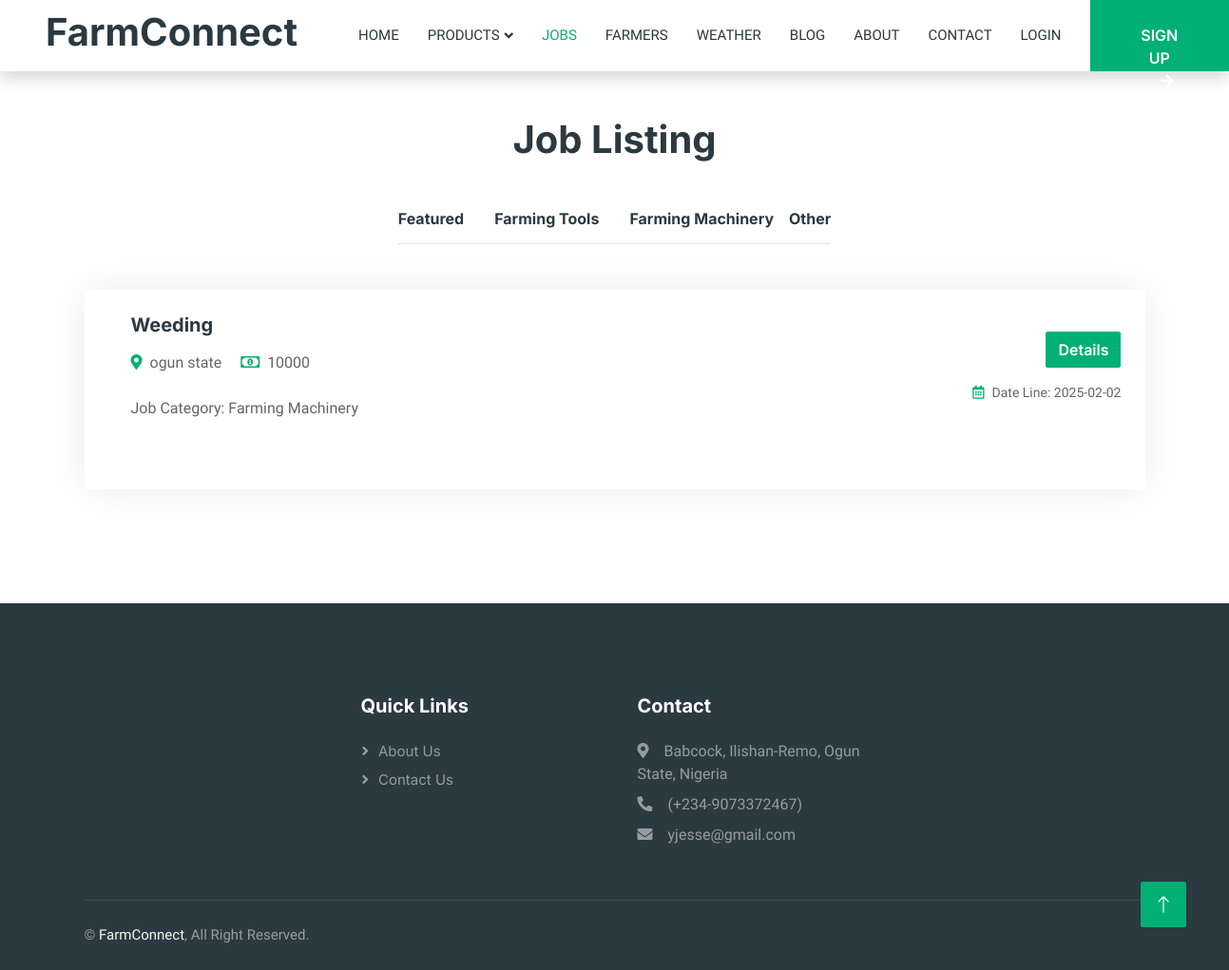
Screenshot of /job-list-farming-machinery.php with the database file from the repository.
### tables this page shows
CREATE TABLE `jobs` (
  `jobId` int(11) NOT NULL,
  `farmerId` int(11) NOT NULL,
  `jobType` varchar(100) NOT NULL,
  `jobCategory` varchar(100) NOT NULL,
  `jobDescription` varchar(150) NOT NULL,
  `jobResponsibility` varchar(255) NOT NULL,
  `farmLocation` varchar(250) NOT NULL,
  `dailyRate` int(11) NOT NULL,
  `creationDate` date NOT NULL,
  `dateLine` date NOT NULL
);

### job-list-farming-machinery.php (the view, shortened to what this page needs)
<?php
include 'connect.php';
?>
<!DOCTYPE html>
<html lang="en">
<head>
    <link href="https://cdnjs.cloudflare.com/ajax/libs/font-awesome/5.10.0/css/all.min.css" rel="stylesheet">
    <link href="https://cdn.jsdelivr.net/npm/bootstrap-icons@1.4.1/font/bootstrap-icons.css" rel="stylesheet">
    <link href="lib/animate/animate.min.css" rel="stylesheet">
    <link href="lib/owlcarousel/assets/owl.carousel.min.css" rel="stylesheet">
    <link href="css/bootstrap.min.css" rel="stylesheet">
    <link href="css/style.css" rel="stylesheet">
</head>
<body>
    <div class="container-xxl bg-white p-0">
        <?php
            if(!isset($_SESSION['role'])){
        ?>
                <nav class="navbar navbar-expand-lg bg-white navbar-light shadow sticky-top p-0">
                    <a href="Index.php" class="navbar-brand d-flex align-items-center text-center py-0 px-4 px-lg-5">
                        <h1>FarmConnect</h1>
                    </a>
                    <div class="collapse navbar-collapse" id="navbarCollapse">
                        <div class="navbar-nav ms-auto p-4 p-lg-0">
                            <a href="Index.php" class="nav-item nav-link">Home</a>
                            <div class="nav-item dropdown">
                                <a href="#" class="nav-link dropdown-toggle" data-bs-toggle="dropdown">Products</a>
                            </div>
                            <a href="job-list.php" class="nav-item nav-link active">Jobs</a>
                            <a href="Farmers.php" class="nav-item nav-link">Farmers</a>
                            <a href="Weather.php" class="nav-item nav-link">Weather</a>
                            <a href="Blog.php" class="nav-item nav-link">Blog</a>
                            <a href="About.php" class="nav-item nav-link">About</a>
                            <a href="Contact.php" class="nav-item nav-link">Contact</a>
                            <a href="./LoginAs.html" class="nav-item nav-link">Login</a>
                        </div>
                        <a href="SignUpRoles.html" class="btn btn-primary rounded-0 py-4 px-lg-5 d-lg-block">SIGN UP<i class="fa fa-arrow-right ms-3"></i></a>
                    </div>
                </nav>
        <?php
            }
        ?>
        <div class="container-xxl py-5">
                <div class="container">
                    <h1 class="text-center mb-5 wow fadeInUp" data-wow-delay="0.1s">Job Listing</h1>
                    <div class="tab-class text-center wow fadeInUp" data-wow-delay="0.3s">
                        <ul class="nav nav-pills d-inline-flex justify-content-center border-bottom mb-5">
                            <li class="nav-item">
                                <a class="d-flex align-items-center text-start mx-3 ms-0 pb-3" href="job-list.php">
                                    <h6 class="mt-n1 mb-0">Featured</h6>
                                </a>
                            </li>
                            <li class="nav-item">
                                <a class="d-flex align-items-center text-start mx-3 pb-3" href="job-list-farming-tools.php">
                                    <h6 class="mt-n1 mb-0">Farming Tools</h6>
                                </a>
                            </li>
                            <li class="nav-item">
                                <a class="d-flex align-items-center text-start mx-3 me-0 pb-3" href="job-list-farming-machinery.php">
                                    <h6 class="mt-n1 mb-0">Farming Machinery</h6>
                                </a>
                            </li>
                            <li class="nav-item">
                                <a class="d-flex align-items-center text-start mx-3 me-0 pb-3" href="job-list-other.php">
                                    <h6 class="mt-n1 mb-0">Other</h6>
                                </a>
                            </li>
                        </ul>
                        <div class="tab-content">
                            <div id="tab-1" class="tab-pane fade show p-0 active">
                                <div class="job-item p-4 mb-4">
                                    <?php
                                        $getJobs = "SELECT * FROM jobs WHERE jobCategory = 'Farming Machinery'";
                                        $getJobsResult = mysqli_query($conn, $getJobs);
                                        if ($getJobsResult && mysqli_num_rows($getJobsResult) > 0) {
                                            while ($row = mysqli_fetch_assoc($getJobsResult)) {
                                                $jobId = $row['jobId'];
                                                $jobType = htmlspecialchars($row['jobType']);
                                                $jobCategory = htmlspecialchars($row['jobCategory']);
                                                $dailyRate = htmlspecialchars($row['dailyRate']);
                                                $farmLocation = htmlspecialchars($row['farmLocation']);
                                                $dateLine = htmlspecialchars($row['dateLine']);
                                                echo '
                                                    <div class="row g-4">
                                                        <div class="col-sm-12 col-md-8 d-flex align-items-center">
                                                            <div class="text-start ps-4">
                                                                <h5 class="mb-3">' . $jobType . '</h5>
                                                                <span class="text-truncate me-3"><i class="fa fa-map-marker-alt text-primary me-2"></i>' . $farmLocation . '</span>
                                                                <span class="text-truncate me-0"><i class="far fa-money-bill-alt text-primary me-2"></i>' . $dailyRate . '</span></br></br>
                                                                <span class="text-truncate me-3">Job Category: ' . $jobCategory . '</span>
                                                            </div>
                                                        </div>
                                                        <div class="col-sm-12 col-md-4 d-flex flex-column align-items-start align-items-md-end justify-content-center">
                                                            <div class="d-flex mb-3">
                                                                <a class="btn btn-primary" href="job-detail.php?jobId=' . $jobId . '">Details</a>
                                                            </div>
                                                            <small class="text-truncate"><i class="far fa-calendar-alt text-primary me-2"></i>Date Line: ' . $dateLine . '</small>
                                                        </div>
                                                    </div></br></br>';
                                            }
                                        } else {
                                            echo "<p>No jobs available.</p>";
                                        }
                                    ?>
                                </div>
                            </div>
                        </div>
                    </div>
                </div>
            </div>
        <div class="container-fluid bg-dark text-white-50 footer pt-5 mt-5 wow fadeIn" data-wow-delay="0.1s">
            <div class="container py-5">
                <div class="row g-5" style="display: flex; align-items: start; justify-content: center;">
                    <div class="col-lg-3 col-md-6">
                        <h5 class="text-white mb-4">Quick Links</h5>
                        <a class="btn btn-link text-white-50" href="About.php">About Us</a>
                        <a class="btn btn-link text-white-50" href="Contact.php">Contact Us</a>
                    </div>
                    <div class="col-lg-3 col-md-6">
                        <h5 class="text-white mb-4">Contact</h5>
                        <p class="mb-2"><i class="fa fa-map-marker-alt me-3"></i>Babcock, Ilishan-Remo, Ogun State, Nigeria</p>
                        <p class="mb-2"><i class="fa fa-phone-alt me-3"></i>(+234-9073372467)</p>
                        <p class="mb-2"><i class="fa fa-envelope me-3"></i>yjesse@gmail.com</p>
                    </div>
                </div>
            </div>
            <div class="container">
                <div class="copyright">
                    <div class="row">
                        <div class="col-md-6 text-center text-md-start mb-3 mb-md-0">
                            &copy; <a href="#">FarmConnect</a>, All Right Reserved.
                        </div>
                    </div>
                </div>
            </div>
        </div>
        <a href="#" class="btn btn-lg btn-primary btn-lg-square back-to-top"><i class="bi bi-arrow-up"></i></a>
    </div>
</body>
</html>

### css/style.css (style rules this page uses)
:root { --primary: #00B074; --secondary: #2B9BFF; --light: #EFFDF5; --dark: #2B3940; }
.back-to-top { position: fixed; display: none; right: 45px; bottom: 45px; z-index: 99; }
.btn { font-family: 'Inter', sans-serif; font-weight: 600; transition: .5s; }
.btn.btn-primary, .btn.btn-secondary { color: #FFFFFF; }
.btn-lg-square { width: 48px; height: 48px; }
.btn-square, .btn-sm-square, .btn-lg-square { padding: 0; display: flex; align-items: center; justify-content: center; font-weight: normal; border-radius: 2px; }
.navbar .dropdown-toggle::after { border: none; content: "\f107"; font-family: "Font Awesome 5 Free"; font-weight: 900; vertical-align: middle; margin-left: 5px; transition: .5s; }
.navbar-dark .navbar-nav .nav-link, .navbar-light .navbar-nav .nav-link { margin-right: 30px; padding: 25px 0; color: #FFFFFF; font-size: 15px; text-transform: uppercase; outline: none; }
.navbar-dark .navbar-nav .nav-link:hover, .navbar-dark .navbar-nav .nav-link.active, .navbar-light .navbar-nav .nav-link:hover, .navbar-light .navbar-nav .nav-link.active { color: var(--primary); }
.navbar-light .navbar-brand, .navbar-light a.btn { height: 75px; }
.navbar-light .navbar-nav .nav-link { color: var(--dark); font-weight: 500; }
.navbar-light.sticky-top { top: -100px; transition: .5s; }
.job-item { border: 1px solid transparent; border-radius: 2px; box-shadow: 0 0 45px rgba(0, 0, 0, .08); transition: .5s; }
.footer .btn.btn-link { display: block; margin-bottom: 5px; padding: 0; text-align: left; font-size: 15px; font-weight: normal; text-transform: capitalize; transition: .3s; }
.footer .btn.btn-link::before { position: relative; content: "\f105"; font-family: "Font Awesome 5 Free"; font-weight: 900; margin-right: 10px; }
.footer .copyright { padding: 25px 0; font-size: 15px; border-top: 1px solid rgba(256, 256, 256, .1); }
.footer .copyright a { color: var(--light); }

### rows the page displays
jobs: jobType "Weeding", farmLocation "ogun state", dailyRate "10000", jobCategory "Farming Machinery", dateLine "2025-02-02"
